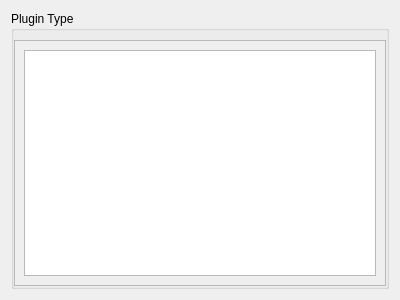
<?xml version="1.0" encoding="UTF-8"?>
<ui version="4.0">
 <class>PluginsListWidget</class>
 <widget class="QWidget" name="PluginsListWidget">
  <property name="geometry">
   <rect>
    <x>0</x>
    <y>0</y>
    <width>400</width>
    <height>300</height>
   </rect>
  </property>
  <property name="windowTitle">
   <string>Plugins List</string>
  </property>
  <layout class="QVBoxLayout" name="verticalLayout_3">
   <item>
    <widget class="QGroupBox" name="m_groupBox">
     <property name="title">
      <string>Plugin Type</string>
     </property>
     <layout class="QVBoxLayout" name="verticalLayout_2">
      <property name="leftMargin">
       <number>0</number>
      </property>
      <property name="rightMargin">
       <number>0</number>
      </property>
      <property name="bottomMargin">
       <number>0</number>
      </property>
      <item>
       <widget class="QScrollArea" name="m_scrollArea">
        <property name="widgetResizable">
         <bool>true</bool>
        </property>
        <widget class="QWidget" name="scrollAreaWidgetContents">
         <property name="geometry">
          <rect>
           <x>0</x>
           <y>0</y>
           <width>372</width>
           <height>253</height>
          </rect>
         </property>
         <layout class="QVBoxLayout" name="verticalLayout">
          <item>
           <widget class="QListWidget" name="m_listWidget"/>
          </item>
         </layout>
        </widget>
       </widget>
      </item>
     </layout>
    </widget>
   </item>
  </layout>
 </widget>
 <resources/>
 <connections/>
</ui>
